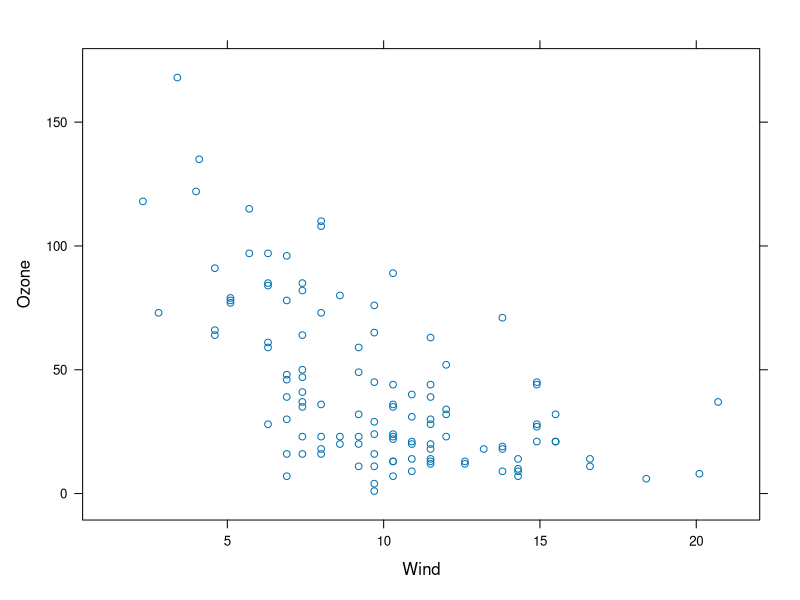
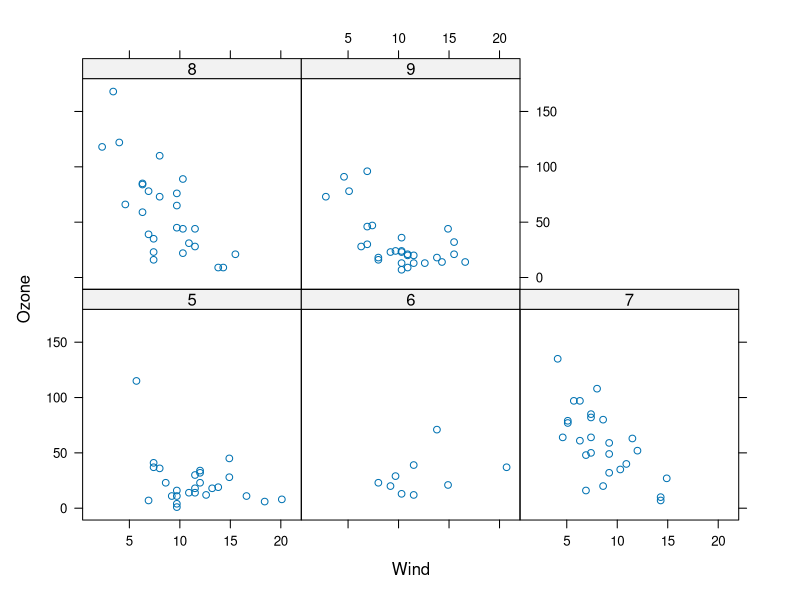
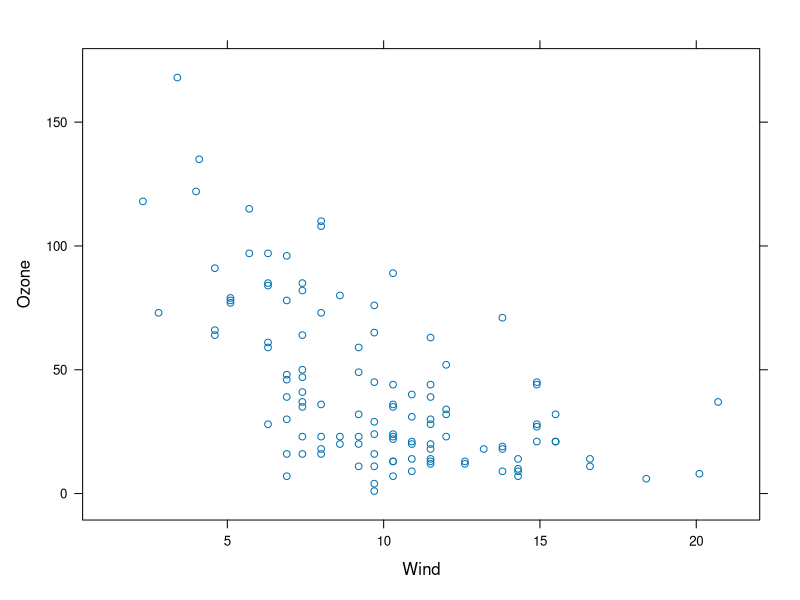
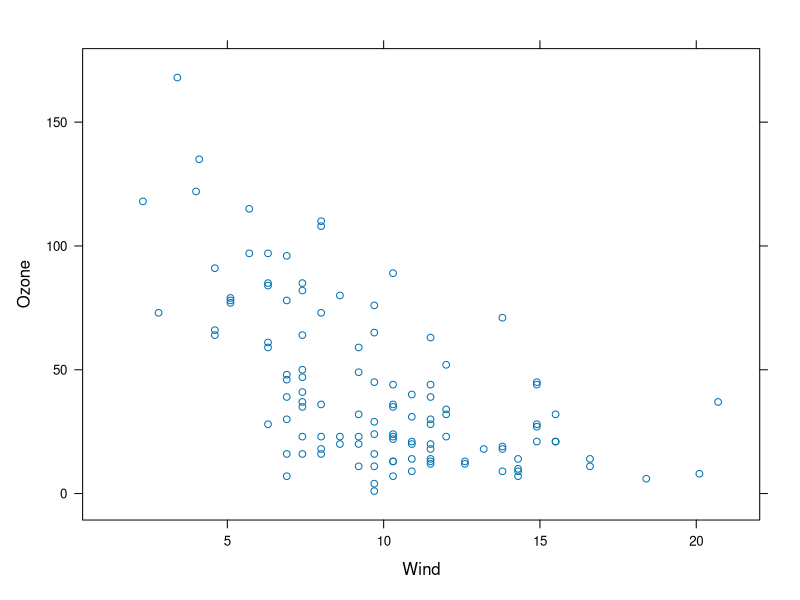

Here is the R script that generated these plots, in order:
# Lattice, contiene el código para generar gráficas Trellis y funciones xyplot, bwplot, levelplot
# grid, implementa diferentes gráficas
# xyplo, crear scatterplots
# bwplot, boxplots
# histogram
# stripplot, como boxplot
# dotplot, gráfica de puntos "violin strings"
# splom, matriz scatterplot, parecido a la función pairs
# levelplot, contourplot, para generar una imagen de la gráfica
library(lattice)
library(datasets)
xyplot(Ozone ~ Wind, data = airquality)
# Gráfica en donde se convierte "Month" a un factor variable
airquality <- transform(airquality, Month = factor(Month))
xyplot(Ozone ~ Wind | Month, data = airquality, layaut = c(5, 1))
# Lattice regresa un objeto de clase trellis
p <- xyplot(Ozone ~ Wind, data = airquality) # No genera la gráfica
print(p) # Se genera la gráfica
xyplot(Ozone ~ Wind, data = airquality) # Se genera la gráfica